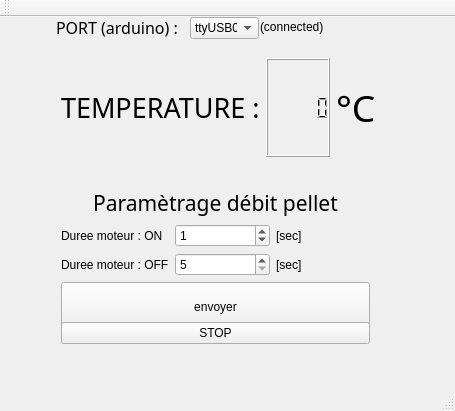
<?xml version="1.0" encoding="UTF-8"?>
<ui version="4.0">
 <class>MainWindow</class>
 <widget class="QMainWindow" name="MainWindow">
  <property name="geometry">
   <rect>
    <x>0</x>
    <y>0</y>
    <width>455</width>
    <height>411</height>
   </rect>
  </property>
  <property name="windowTitle">
   <string>MainWindow</string>
  </property>
  <widget class="QWidget" name="centralWidget">
   <widget class="QComboBox" name="PORT_SETTING_comboBox">
    <property name="geometry">
     <rect>
      <x>190</x>
      <y>0</y>
      <width>69</width>
      <height>22</height>
     </rect>
    </property>
    <item>
     <property name="text">
      <string>ttyUSB0</string>
     </property>
    </item>
    <item>
     <property name="text">
      <string>ttyACM0</string>
     </property>
    </item>
   </widget>
   <widget class="QLabel" name="CONFIRM_SERIAL_CONNEXION_label">
    <property name="geometry">
     <rect>
      <x>260</x>
      <y>0</y>
      <width>101</width>
      <height>20</height>
     </rect>
    </property>
    <property name="text">
     <string>(connected)</string>
    </property>
   </widget>
   <widget class="QLabel" name="PORT_label">
    <property name="geometry">
     <rect>
      <x>56</x>
      <y>0</y>
      <width>131</width>
      <height>20</height>
     </rect>
    </property>
    <property name="font">
     <font>
      <family>Franklin Gothic Book</family>
      <pointsize>12</pointsize>
     </font>
    </property>
    <property name="text">
     <string>PORT (arduino) :</string>
    </property>
   </widget>
   <widget class="QWidget" name="horizontalLayoutWidget">
    <property name="geometry">
     <rect>
      <x>50</x>
      <y>30</y>
      <width>354</width>
      <height>121</height>
     </rect>
    </property>
    <layout class="QHBoxLayout" name="horizontalLayout">
     <item alignment="Qt::AlignHCenter">
      <widget class="QLabel" name="temperatureLabel">
       <property name="font">
        <font>
         <family>Franklin Gothic Book</family>
         <pointsize>20</pointsize>
        </font>
       </property>
       <property name="layoutDirection">
        <enum>Qt::LeftToRight</enum>
       </property>
       <property name="text">
        <string>TEMPERATURE :</string>
       </property>
      </widget>
     </item>
     <item>
      <widget class="QLCDNumber" name="potardLcdNumber"/>
     </item>
     <item>
      <widget class="QLabel" name="DEG_temp_label">
       <property name="font">
        <font>
         <family>Franklin Gothic Book</family>
         <pointsize>28</pointsize>
        </font>
       </property>
       <property name="text">
        <string>°C</string>
       </property>
      </widget>
     </item>
    </layout>
   </widget>
   <widget class="QWidget" name="gridLayoutWidget">
    <property name="geometry">
     <rect>
      <x>50</x>
      <y>160</y>
      <width>331</width>
      <height>178</height>
     </rect>
    </property>
    <layout class="QGridLayout" name="gridLayout_2">
     <item row="2" column="1">
      <widget class="QSpinBox" name="timeMotorOff_spinBox">
       <property name="minimum">
        <number>5</number>
       </property>
       <property name="maximum">
        <number>255</number>
       </property>
       <property name="value">
        <number>5</number>
       </property>
      </widget>
     </item>
     <item row="1" column="0">
      <widget class="QLabel" name="label">
       <property name="text">
        <string>Duree moteur : ON</string>
       </property>
      </widget>
     </item>
     <item row="2" column="0">
      <widget class="QLabel" name="label_2">
       <property name="text">
        <string>Duree moteur : OFF</string>
       </property>
      </widget>
     </item>
     <item row="1" column="1">
      <widget class="QSpinBox" name="timeMotorOn_spinBox">
       <property name="minimum">
        <number>0</number>
       </property>
       <property name="maximum">
        <number>20</number>
       </property>
       <property name="value">
        <number>1</number>
       </property>
      </widget>
     </item>
     <item row="2" column="2">
      <widget class="QLabel" name="SEC_time_off_label">
       <property name="text">
        <string>[sec]</string>
       </property>
      </widget>
     </item>
     <item row="3" column="0" colspan="3">
      <widget class="QPushButton" name="send_data_pushButton">
       <property name="minimumSize">
        <size>
         <width>0</width>
         <height>50</height>
        </size>
       </property>
       <property name="text">
        <string>envoyer</string>
       </property>
      </widget>
     </item>
     <item row="0" column="0" colspan="3">
      <widget class="QLabel" name="label_3">
       <property name="font">
        <font>
         <family>Franklin Gothic Book</family>
         <pointsize>16</pointsize>
        </font>
       </property>
       <property name="text">
        <string>Paramètrage débit pellet</string>
       </property>
       <property name="textFormat">
        <enum>Qt::PlainText</enum>
       </property>
       <property name="alignment">
        <set>Qt::AlignCenter</set>
       </property>
      </widget>
     </item>
     <item row="4" column="0" colspan="3">
      <widget class="QPushButton" name="stop_process_pushButton">
       <property name="text">
        <string>STOP</string>
       </property>
      </widget>
     </item>
     <item row="1" column="2">
      <widget class="QLabel" name="SEC_time_on_label">
       <property name="text">
        <string>[sec]</string>
       </property>
      </widget>
     </item>
    </layout>
   </widget>
  </widget>
  <widget class="QMenuBar" name="menuBar">
   <property name="geometry">
    <rect>
     <x>0</x>
     <y>0</y>
     <width>455</width>
     <height>22</height>
    </rect>
   </property>
  </widget>
  <widget class="QToolBar" name="mainToolBar">
   <attribute name="toolBarArea">
    <enum>TopToolBarArea</enum>
   </attribute>
   <attribute name="toolBarBreak">
    <bool>false</bool>
   </attribute>
  </widget>
  <widget class="QStatusBar" name="statusBar"/>
 </widget>
 <layoutdefault spacing="6" margin="11"/>
 <resources/>
 <connections/>
</ui>
